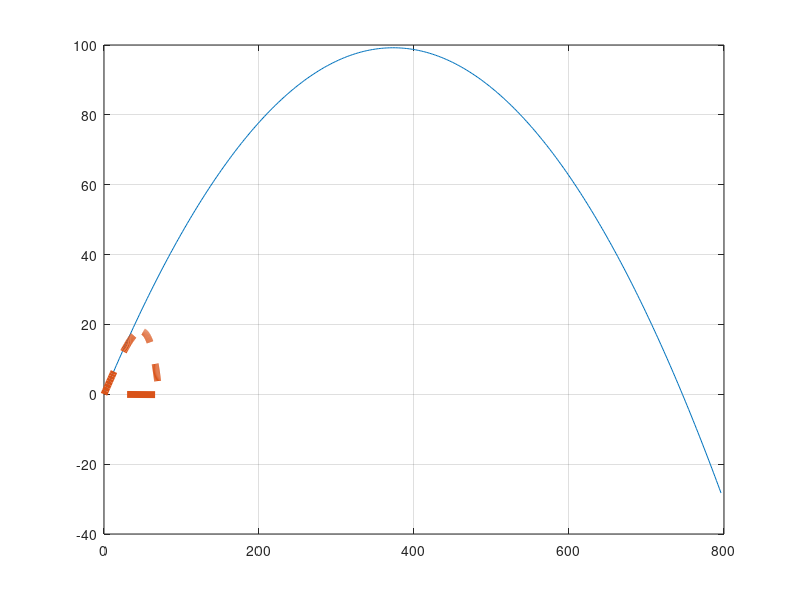

Write the MATLAB code that produced this figure. (Note: this script raises an error after producing the figure.)
% Saad Malik
% ECE 202 - Project 2
% Phase 5
% Obtaining and Exploring results regarding the trajectory of a baseball
% with a computation of Drag

clear;
clf;

% --- Define Given Information ---

R0 = 463; % Range of HR, in feet
v0 = 116; % Exit velocity, in mph 
phi0deg = 28; % Launch angle, in degrees
maxheight = 100; % Maximum height in feet
m = 0.145; % Mass of a baseball in kilograms
C = input('Enter a value for C: ');
% Recieve user input for a value of C, which is a dimensionless quantity
p = 1.293; % Density of air at 1 atm, and 273K; units in kg/m^3
r = 76/2000; % Radius of baseball
bba = pi()*r^2; % Cross-sectional area of baseball in meteres^2

x0 = 0; y0 = 0;
g = 9.8; % gravity force, in m/s^2

% time is in s, distance in m, speed in m/s, etc

% --- conversion factors ---

mph2mps = 5280 * 12 * 2.54 / 100 / 3600; % mph to m/s conversion
deg2rad = pi/180; % Degrees to radians
m2ft = 100/2.54/12; % Metres to feet

% --- Conducted Calculations Regarding Conversions ---

v0 = v0*mph2mps; % initial speed
phi0 = phi0deg*deg2rad; % launch angle, radians

v0x = v0*cos(phi0); % x-component of velocity
v0y = v0*sin(phi0); % y-component

% --- Compute some useful quantities for the trajectory ---

tH = v0y/g; % time to reach maxmium height
tLand = 5.3; % time to land (time of flight)

% --- Compute Analytical Solution ---

tmin = 0; tmax = tLand;
N = 400; % Number of Intervals

t = linspace(tmin,tmax,N+1); % time array, create x(t) y(t)

xa = x0 + v0x*t; 
% analytical x(t), no drag, ax = 0;
ya = y0 + v0y*t - (1/2)*g*t.^2; 
% analytical y(t), gravity, no drag, ay = -g

% --- Add Numerical Solution ---

dt = (tmax-tmin)/N;

xn = zeros(1,N+1); % Position x as a function of time
yn = zeros(1,N+1); % Position y as a function of time

yn(1) = y0; % Initial Position y
xn(1) = x0; % Initial Position x

vy = v0y; % Initial Velocity for y component
vx = v0x; % Initial Velocity for x component

for n = 1:N

    v = sqrt(vx^2 + vy^2); % Velocity 

    dragfx = -(1/2)*C*p*bba*v*vx; % Drag force in x-direction
    dragfy = -(1/2)*C*p*bba*v*vy; % Drag force in y-direction

    ax = dragfx/m; % Acceleration in x-direction
    ay = (dragfy/m) - g; % Acceleration in y-direction

    yn(n+1) = yn(n) + dt*vy + (1/2)*(dt^2)*ay; 
    % y(t+dt) = y(t) + dt*y'(t) + (1/2)*dt^2*y''(t)
    vy = vy + ay*dt; 
    % y'(t+dt) = y'(t) + dt*y''(t)

    xn(n+1) = xn(n) + dt*vx;
    % x(t+dt) = x(t) + dt*x'(t) + (1/2)*dt^2*x''(t)
    vx = vx + ax*dt; 
    % x'(t+dt) = x'(t) + dt*x''(t)

    if yn(n)*yn(n+1)<0
        flighttime = (n-1+(yn(n)/(yn(n)-yn(n+1))))*dt
        range = xn(n);

        vf = sqrt(vx^2 + vy^2);

        KEi = (1/2)*m*(v0x^2 + v0y^2);
        KEf = (1/2)*m*vf^2;
        EnergyLost = KEi - KEf
        
        break
    end 
    
end

% Conversion of values in metres, to values in feet

xn_ft = xn*m2ft;
yn_ft = yn*m2ft;
xa_ft = xa*m2ft;
ya_ft = ya*m2ft;

% Calculations and conversions of required values into the required unit
% parameters

rangeft = range*m2ft
MaxHeight_ft = max(yn)*m2ft
fspeedmph = vf*2.23694


check_numy = sum(abs(ya-yn))  
% Compare analytic to numeric, should equate to zero
check_numx = sum(abs(xa-xn))
% Compare analytic to numeric, should equate to zero

% Checks to assist with Phase 5 

rangeError = ((rangeft - R0)/R0)*100 
% Percentage error in range, for our chosen C value, it should have a value
% less than 0.1%
heightError = ((MaxHeight_ft - maxheight)/maxheight)*100
% Percentage error in height
timeError = ((flighttime - tLand)/tLand)*100
% Percentage error in time taken to land 

plot(xa_ft,ya_ft,xn_ft,yn_ft,'--','LineWidth', 5)
grid on
ax = gca; ax.FontSize = 14;
grid minor 
ax.GridAlpha = 0.4; ax.MinorGridAlpha = 0.5;

xlabel('x (ft)','FontSize',16); % Adding an x-label
ylabel('y (ft)','FontSize',16); % Adding an y-label

title({'ECE 202 Project 2 - Phase 5',...
    'Analytical Trajectory of a baseball (inclusive of Drag)', ...
    sprintf('With C = %g',C)},'FontSize',22);
legend({'C = 0', sprintf('C = %g', C)}, 'FontSize',16)

legend({'Analytical','Numerical'},'FontSize',16);

ylim([0 110]); % Adding a limit on the y-axis

xlabel('x(ft)','FontSize',16);
ylabel('y(ft)','FontSize',16);

% Exporting text files, to be used in Excel
writematrix(t,'t.txt', 'Delimiter', 'tab'); 
writematrix(xn_ft,'x2.txt', 'Delimiter', 'tab');
writematrix(yn_ft,'y2.txt', 'Delimiter', 'tab');

% ---- Exploring the results (Phase 5, Quantitiave Analysis) ----

% The value of C for which the percentage error of Range is within 0.1% is
% equivalent to 0.2115. For this value of C, the absolute percentage error
% is equivalent to 0.0584, which is less than the given parameters of 0.1. 
% The percentage error in height is equivalent to -24.3757%, which is
% indicative that the program calculated value is lesser than the given
% value of 100 feet. This is further proven by the results we obtain, such
% that the calculated value of Max. Height (in feet) is given as being
% equivalent to 75.6243 feet, which is in fact, lesser in magnitude than
% 100 feet. 
% Similarly, we move forth to compare calculated time values, and the
% actual time value. The percentage error in time was calculated to be
% equivalent to -18.5727%, which is indicative that the calculated value
% for flight time was lesser in magnitude than the actual given value. This
% is observable in the fact that the calculated value for flight time is
% 4.3156 seconds, which is less than the given value of flight time, as 5.3
% seconds. 
% We can conclude that both MATLAB simulated values were in fact estimates
% that were smaller in magnitude than the actual given values, as
% indicative via the negative percentage differences. The error checks
% generate considerably large values, however, we can conclude that the
% model is adequate in the results it generates with the accuracy it
% generates said results with. 